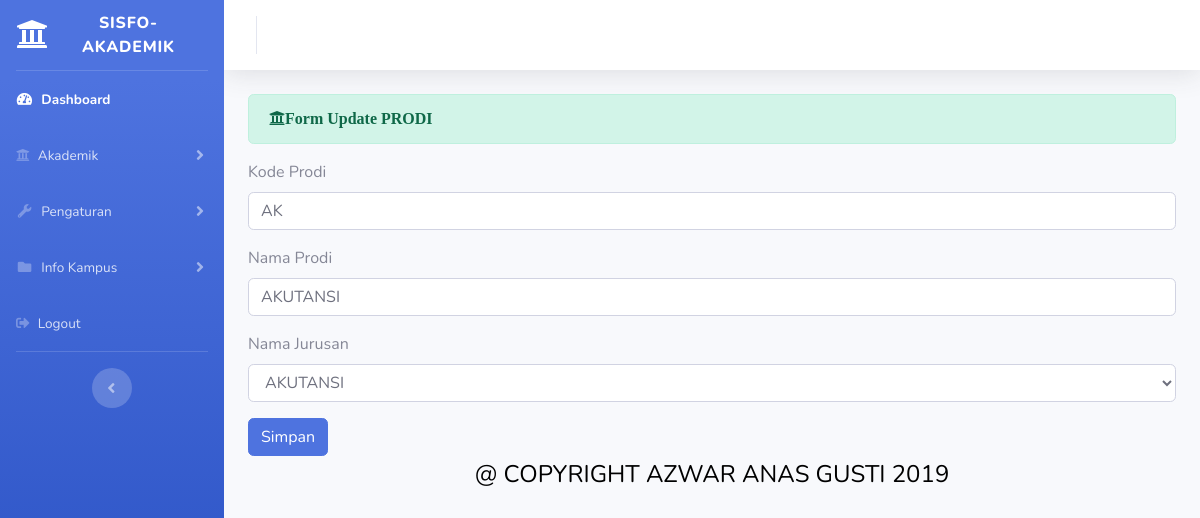
/index.php/administrator/prodi/update/3, run on the app's committed database.
### tables this page shows
CREATE TABLE `prodi` (
  `id_prodi` int(11) NOT NULL,
  `kode_prodi` varchar(20) NOT NULL,
  `nama_prodi` varchar(25) NOT NULL,
  `nama_jurusan` varchar(25) NOT NULL
);

CREATE TABLE `jurusan` (
  `id_jurusan` int(11) NOT NULL,
  `kode_jurusan` varchar(3) NOT NULL,
  `nama_jurusan` varchar(25) NOT NULL
);

### application/controllers/administrator/prodi.php (called while the page is built, shortened)
<?php
class Prodi extends CI_Controller{
		public function update($id)
	{
               $data['prodi']  = $this->db->query("select * from prodi prd,jurusan jrs where prd.nama_jurusan =jrs.nama_jurusan and
                 prd.id_prodi='$id'")->result();
               $data['jurusan'] = $this->prodi_model->tampil_data('jurusan')->result();
               $this->load->view('templates_administrator/header');
		       $this->load->view('templates_administrator/sidebar');
		       $this->load->view('administrator/prodi_update',$data);
		       $this->load->view('templates_administrator/footer');
	}
	}

### index.php (called while the page is built, shortened)
<?php
require_once BASEPATH.'core/CodeIgniter.php';

### application/views/administrator/prodi_update.php (the view, shortened to what this page needs)
<div class="container-fluid">
        <div class="alert alert-success" role="alert">
   <i class="fas fa-university">Form Update PRODI</i>
       </div>
    <?php  foreach ($prodi as $prd) : ?>
       <form method="post" action="<?php echo base_url('administrator/prodi/update_aksi') ?>">
        <div class="form-group">
            <label>Kode Prodi</label>
            <input type="text" name="kode_prodi" class="form-control" value="<?php echo $prd->kode_prodi?>">
            </div>
                <div class="form-group">
            <label>Nama Prodi</label>
            <input type="text" name="nama_prodi" class="form-control" value="<?php echo $prd->nama_prodi?>">
            </div>
    <div class="form-group">
            <label>Nama Jurusan</label>
          <select name="nama_jurusan" class="form-control">
            <option value="<?php echo $prd->nama_jurusan ?>"><?php echo $prd->nama_jurusan; ?></option>
          </select>
          </div>
   <button type="submit" class="btn btn-primary">Simpan</button>
<?php endforeach; ?>
</div>

### data on the page
prodi: kode_prodi "AK", nama_prodi "AKUTANSI", nama_jurusan "AKUTANSI"
